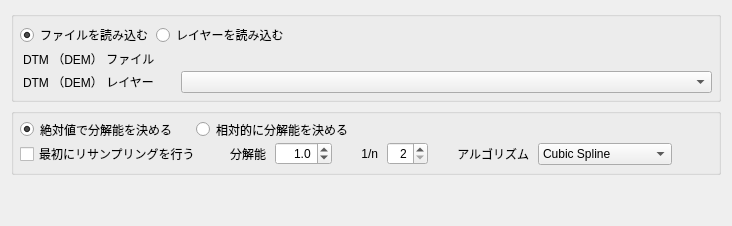
     <widget class="QWidget" name="tab_InputTab">
      <attribute name="title">
       <string>入力設定</string>
      </attribute>
      <layout class="QVBoxLayout" name="verticalLayout_4">
       <item>
        <widget class="QGroupBox" name="groupBox">
         <property name="title">
          <string/>
         </property>
         <layout class="QVBoxLayout" name="verticalLayout_8">
          <property name="spacing">
           <number>3</number>
          </property>
          <property name="leftMargin">
           <number>6</number>
          </property>
          <property name="topMargin">
           <number>6</number>
          </property>
          <property name="rightMargin">
           <number>6</number>
          </property>
          <property name="bottomMargin">
           <number>6</number>
          </property>
          <item>
           <layout class="QGridLayout" name="gL_2">
            <item row="0" column="0">
             <widget class="QRadioButton" name="radioBtn_InputIsFile">
              <property name="focusPolicy">
               <enum>Qt::StrongFocus</enum>
              </property>
              <property name="text">
               <string>ファイルを読み込む</string>
              </property>
              <property name="checked">
               <bool>true</bool>
              </property>
             </widget>
            </item>
            <item row="0" column="1">
             <widget class="QRadioButton" name="radioBtn_InputIsLayer">
              <property name="focusPolicy">
               <enum>Qt::StrongFocus</enum>
              </property>
              <property name="text">
               <string>レイヤーを読み込む</string>
              </property>
              <property name="checkable">
               <bool>true</bool>
              </property>
             </widget>
            </item>
            <item row="0" column="2">
             <spacer name="hS_2">
              <property name="orientation">
               <enum>Qt::Horizontal</enum>
              </property>
              <property name="sizeHint" stdset="0">
               <size>
                <width>365</width>
                <height>17</height>
               </size>
              </property>
             </spacer>
            </item>
           </layout>
          </item>
          <item>
           <layout class="QGridLayout" name="gL" columnstretch="1,4">
            <item row="1" column="1">
             <widget class="QgsMapLayerComboBox" name="lyrCombo_InputLyr"/>
            </item>
            <item row="0" column="0">
             <widget class="QLabel" name="label_InputFile">
              <property name="styleSheet">
               <string notr="true">QLabel {
	padding-right: 20px;
}</string>
              </property>
              <property name="text">
               <string>DTM （DEM） ファイル</string>
              </property>
             </widget>
            </item>
            <item row="1" column="0">
             <widget class="QLabel" name="label_InputLayer">
              <property name="styleSheet">
               <string notr="true">QLabel {
	padding-right: 20px;
}</string>
              </property>
              <property name="text">
               <string>DTM （DEM） レイヤー</string>
              </property>
             </widget>
            </item>
            <item row="0" column="1">
             <widget class="QgsFileWidget" name="fileWgt_InputFile"/>
            </item>
           </layout>
          </item>
         </layout>
        </widget>
       </item>
       <item>
        <widget class="QGroupBox" name="groupBox_2">
         <property name="title">
          <string/>
         </property>
         <layout class="QVBoxLayout" name="verticalLayout_10">
          <property name="spacing">
           <number>3</number>
          </property>
          <property name="leftMargin">
           <number>6</number>
          </property>
          <property name="topMargin">
           <number>6</number>
          </property>
          <property name="rightMargin">
           <number>6</number>
          </property>
          <property name="bottomMargin">
           <number>6</number>
          </property>
          <item>
           <layout class="QFormLayout" name="formLayout_2">
            <item row="0" column="0">
             <widget class="QRadioButton" name="rarioBtn_ResolIsAbs">
              <property name="styleSheet">
               <string notr="true">QRadioButton {
	padding-right: 20px;
}</string>
              </property>
              <property name="text">
               <string>絶対値で分解能を決める</string>
              </property>
              <property name="checked">
               <bool>true</bool>
              </property>
             </widget>
            </item>
            <item row="0" column="1">
             <widget class="QRadioButton" name="radioBtn_ResolIsRel">
              <property name="styleSheet">
               <string notr="true">QRadioButton {
	padding-right: 20px;
}</string>
              </property>
              <property name="text">
               <string>相対的に分解能を決める</string>
              </property>
             </widget>
            </item>
           </layout>
          </item>
          <item>
           <layout class="QGridLayout" name="gridLayout_10">
            <property name="horizontalSpacing">
             <number>6</number>
            </property>
            <property name="verticalSpacing">
             <number>0</number>
            </property>
            <item row="0" column="1">
             <widget class="QLabel" name="l_19">
              <property name="styleSheet">
               <string notr="true">QLabel {
	padding-left: 20px;
}</string>
              </property>
              <property name="text">
               <string>分解能</string>
              </property>
              <property name="alignment">
               <set>Qt::AlignRight|Qt::AlignTrailing|Qt::AlignVCenter</set>
              </property>
             </widget>
            </item>
            <item row="0" column="6">
             <widget class="QComboBox" name="comboBox_StartResampleAlg">
              <item>
               <property name="text">
                <string>Cubic Spline</string>
               </property>
              </item>
              <item>
               <property name="text">
                <string>Cubic</string>
               </property>
              </item>
              <item>
               <property name="text">
                <string>Bilinear</string>
               </property>
              </item>
              <item>
               <property name="text">
                <string>Nearest Neighbour</string>
               </property>
              </item>
             </widget>
            </item>
            <item row="0" column="3">
             <widget class="QLabel" name="l_21">
              <property name="styleSheet">
               <string notr="true">QLabel {
	padding-left: 20px;
}</string>
              </property>
              <property name="text">
               <string>1/n</string>
              </property>
              <property name="alignment">
               <set>Qt::AlignRight|Qt::AlignTrailing|Qt::AlignVCenter</set>
              </property>
             </widget>
            </item>
            <item row="0" column="5">
             <widget class="QLabel" name="l_20">
              <property name="styleSheet">
               <string notr="true">QLabel {
	padding-left: 20px;
}</string>
              </property>
              <property name="text">
               <string>アルゴリズム</string>
              </property>
              <property name="alignment">
               <set>Qt::AlignRight|Qt::AlignTrailing|Qt::AlignVCenter</set>
              </property>
             </widget>
            </item>
            <item row="0" column="7">
             <spacer name="hS_12">
              <property name="orientation">
               <enum>Qt::Horizontal</enum>
              </property>
              <property name="sizeHint" stdset="0">
               <size>
                <width>40</width>
                <height>20</height>
               </size>
              </property>
             </spacer>
            </item>
            <item row="0" column="0">
             <widget class="QCheckBox" name="checkBox_StartResample">
              <property name="text">
               <string>最初にリサンプリングを行う</string>
              </property>
             </widget>
            </item>
            <item row="0" column="2">
             <widget class="QgsDoubleSpinBox" name="spinBoxF_StartResampleResol">
              <property name="alignment">
               <set>Qt::AlignRight|Qt::AlignTrailing|Qt::AlignVCenter</set>
              </property>
              <property name="decimals">
               <number>1</number>
              </property>
              <property name="minimum">
               <double>0.000000000000000</double>
              </property>
              <property name="singleStep">
               <double>0.500000000000000</double>
              </property>
              <property name="value">
               <double>1.000000000000000</double>
              </property>
              <property name="showClearButton">
               <bool>false</bool>
              </property>
             </widget>
            </item>
            <item row="0" column="4">
             <widget class="QgsSpinBox" name="spinBoxInt_StartResampleResol">
              <property name="alignment">
               <set>Qt::AlignRight|Qt::AlignTrailing|Qt::AlignVCenter</set>
              </property>
              <property name="minimum">
               <number>2</number>
              </property>
              <property name="maximum">
               <number>20</number>
              </property>
              <property name="showClearButton">
               <bool>false</bool>
              </property>
             </widget>
            </item>
           </layout>
          </item>
         </layout>
        </widget>
       </item>
       <item>
        <spacer name="verticalSpacer">
         <property name="orientation">
          <enum>Qt::Vertical</enum>
         </property>
         <property name="sizeHint" stdset="0">
          <size>
           <width>20</width>
           <height>40</height>
          </size>
         </property>
        </spacer>
       </item>
      </layout>
     </widget>
